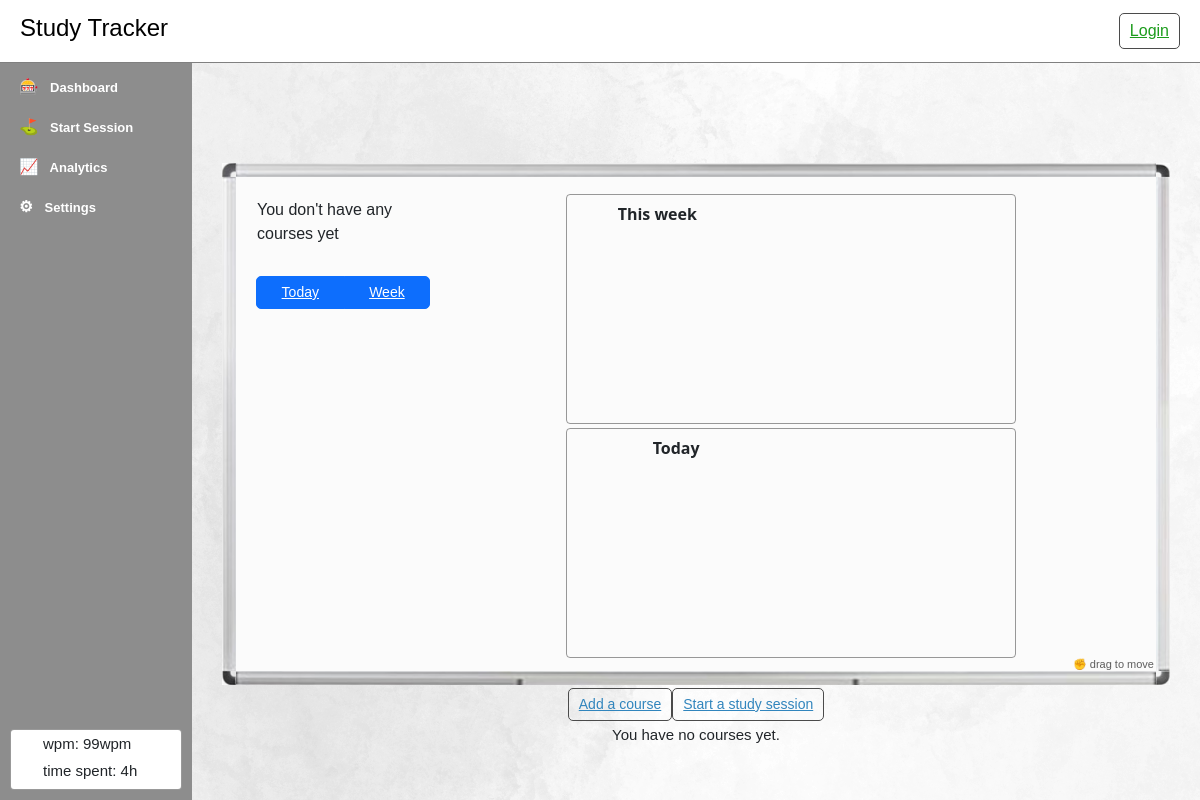
Before: /courses/ with the older database file.
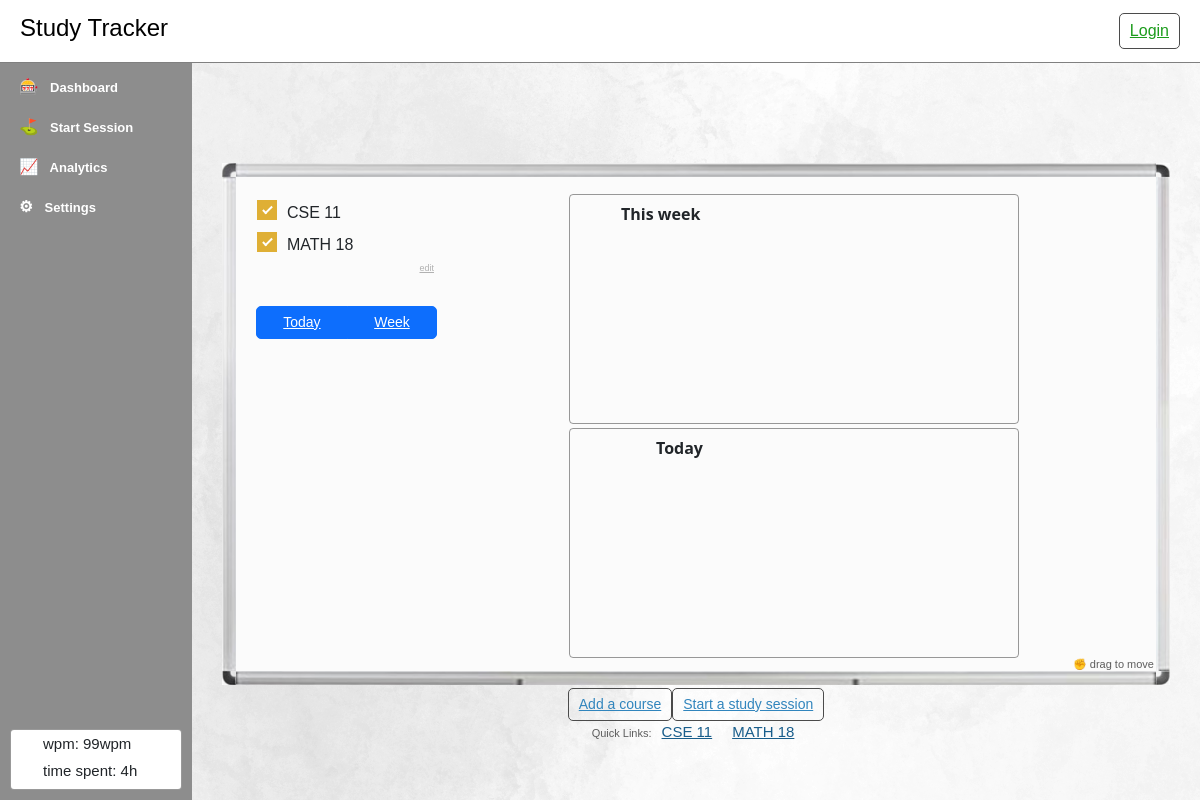
After: the same page with the newer database file.
### courses/models.py (models this page shows, shortened)
class Course(models.Model):
    course_name = models.CharField(max_length= 200)
    date_added = models.DateTimeField('Date added')

### courses/views.py (the view)
# urls.py: path('', views.index, name='index'),
def index(request):
    courses = Course.objects.all()
    context = {'courses': courses}
    return render(request, 'courses/index.html', context=context)

### courses/templates/courses/index.html (shortened to what this page needs)
{% extends 'base.html' %}
{% load static %}
{% block content %}
{% include 'partials/_sidebar.html' %}
<div style="flex-grow: 20; overflow-x: hidden; position: relative;">
<div style="position: absolute; width: 100%; height: 100%; padding: 0px 30px;">
    <div class="" id="whiteboard" style="display: grid; grid-template-columns: 14px auto 14px; grid-template-rows: 14px auto 14px; width: 100%; margin-top: 100px;">
        {% include 'partials/_preWhiteboard.html' %}
            <div style="padding: 13px; grid-column: 2; grid-row: 2; background: #fbfbfb; display: flex; flex-direction: row; position: relative;">
                <div style="display: flex; flex-wrap: wrap; flex-direction: column; padding: 8px;">
                    {% if courses %}
                        <ul class="control-group" style="width: 180px; list-style-type: none; padding-left: 0px; margin: 0px;">
                            {% for c in courses %}
                                <label class="control control-checkbox">
                                    {{ c.course_name }}
                                    <div class="control_indicator"></div>
                                </label>
                            {% endfor %}
                        </ul>
                        <a style="margin: 0px; padding-right: 3px;" class="remarks" href="{% url 'courses:list' %}">edit</a>
                    {% else %}
                        <label>You don't have any courses yet</label>
                    {% endif %}
                    <div class="btn-group" role="group" style="margin-top: 30px;">
                        <label class="btn btn-outline-primary btn-sm" for="btnTodayGraph">Today</label>
                        <label class="btn btn-outline-primary btn-sm" for="btnWeekGraph">Week</label>
                    </div>
                </div>
                <div style="display: flex; justify-content: space-around; flex-grow: 3; flex-wrap: wrap;">
                    <div class="box dashboard-graphWeek" id="graphWeek" style="padding: 10px 16px 0px 0px; display: flex; flex-direction: column; max-height: 250px; max-width: 800px; min-width: 450px; width: 47%; height: 230px; margin-top: 4px;">
                        <h6 class="no-margin center" style="position: absolute; padding-left: 51px;">This week</h6>
                        <div id="weekChart" style="height: 100%;"></div>
                    </div>
                    <div class="box dashboard-graphToday" id="graphToday" style="padding: 10px 16px 0px 0px; display: flex; flex-direction: column; max-height: 250px; max-width: 800px; min-width: 450px; width: 47%; height: 230px; margin-top: 4px;">
                        <h6 class="no-margin center" style="position: absolute; padding-left: 86px;">Today</h6>
                        <div id="timeSpent" style="height: 100%;"></div>
                    </div>
                </div>
                <div class="hover-grab" id="moveWhiteboard" style="position: absolute; bottom: -4px; right: 2px;"><p class="sub">✊ drag to move</p></div>
            </div>
        {% include 'partials/_postWhiteboard.html' %}
    </div>
    <div style="display: flex; width: 100%; justify-content: center; align-items: baseline; margin-top: 3px;">
        <a class="btn btn-sm" href="{% url 'courses:add_course' %}">Add a course</a>
        <a class="btn btn-sm" href="{% url 'courses:start_study_session' %}">Start a study session</a>
    </div>
    <div style="display: flex; width: 100%; justify-content: center; align-items: baseline;">
        {% if courses %}
            <p class="sub">Quick Links:</p>
            {% for c in courses %}
                <a style="margin: 0px 10px;" href="/courses/{{ c.id }}/">{{ c.course_name }}</a>
            {% endfor %}
        {% else %}
            <p>You have no courses yet.</p>
        {% endif %}
    </div>
</div>
</div>
{% endblock %}

### courses/templates/base.html (shortened to what this page needs)
{% load static %}
<!DOCTYPE html>
<html lang="en">
<head>
    <link href="https://cdn.jsdelivr.net/npm/bootstrap@5.1.3/dist/css/bootstrap.min.css" rel="stylesheet">
    <link rel="stylesheet" type="text/css" href="{% static 'css/header.css' %}">
    <link rel="stylesheet" type="text/css" href="{% static 'css/footer.css' %}">
    <link rel="stylesheet" type="text/css" href="{% static 'css/index.css' %}">
    <link rel="stylesheet" type="text/css" href="{% static 'css/billboard.css' %}">
    <link rel="stylesheet" type="text/css" href="{% static 'css/main.css' %}">
</head>
{% include 'partials/_navbar.html' %}
<body style="margin: 0px; ">
    <div style="display: flex; flex-direction: row; position: relative;">
        {% block content %}{% endblock %}
    </div>
</body>

### courses/templates/partials/_navbar.html (shortened to what this page needs)
<nav style="border-bottom: 1px solid grey; display: flex; height: 63px; width: 100vw; box-sizing: border-box; padding: 0px 20px; background: white; align-items: center; justify-content: center;">
    <h3 class="tempLogo"><a href="{% url 'courses:index' %}" style="color: black; text-decoration: none;">Study Tracker</a></h3>
    <button class="btn btn-green">Login</button>
</nav>

### courses/templates/partials/_sidebar.html (shortened to what this page needs)
{% load static %}
<div style="display: flex; flex-direction: column; width: 192px; height: calc(100vh - 63px); background: rgb(141, 141 ,141);">
    <a class="sideBarLink" href="{% url 'courses:index' %}"><span class="icon-emoji">🎰</span> Dashboard</a>
    <a class="sideBarLink" href="{% url 'courses:start_study_session' %}"><span class="icon-emoji">⛳</span> Start Session</a>
    <a class="sideBarLink"><span class="icon-emoji">📈</span> Analytics</a>
    <a class="sideBarLink"><span class="icon-emoji">⚙</span> Settings</a>
    <div style="flex-grow: 3;"></div>
    <div class="box" style="background: white; margin: 10px;">
        <ul style="list-style-type: none;">
            <li>wpm: 99wpm</li>
            <li>time spent: 4h</li>
        </ul>
    </div>
</div>

### courses/templates/partials/_preWhiteboard.html
{% load static %}
<div style="background: url({% static 'src/whiteboard/top left.png' %}); grid-column: 1; grid-row: 1; background-size: 100% 100%;"></div>
<div style="background: url({% static 'src/whiteboard/top.png' %}); grid-column: 2; grid-row: 1; background-size: 100% 100%;"></div>
<div style="background: url({% static 'src/whiteboard/top right.png' %}); grid-column: 3; grid-row: 1; background-size: 100% 100%;"></div>
<div style="background: url({% static 'src/whiteboard/left.png' %}); grid-column: 1; grid-row: 2; background-size: 100% 100%;"></div>

### courses/templates/partials/_postWhiteboard.html
{% load static %}
<div style="background: url({% static 'src/whiteboard/right.png' %}); grid-column: 3; grid-row: 2; background-size: 100% 100%;"></div>
<div style="background: url({% static 'src/whiteboard/bottom left.png' %}); grid-column: 1; grid-row: 3; background-size: 100% 100%;"></div>
<div style="background: url({% static 'src/whiteboard/bottom.png' %}); grid-column: 2; grid-row: 3; background-size: 100% 100%;"></div>
<div style="background: url({% static 'src/whiteboard/bottom right.png' %}); grid-column: 3; grid-row: 3; background-size: 100% 100%;"></div>

### courses/static/css/header.css (style rules this page uses)
* { font-family: sans-serif; }
.tempLogo { display: inline-block; font-weight: 500; font-size: 24px; margin: 0px; margin-bottom: 6px; text-align: left; }
a, .btn { color: rgb(49, 133, 189); }
a, .btn:hover { color: rgb(38, 111, 160); }
a, .btn:focus { color: rgb(23, 93, 139); }
a, .btn :visited { color: rgb(24, 93, 139); }
.btn { padding: 5px 10px; border: 1px rgb(75, 75, 75) solid; border-radius: 5px; text-decoration: underline; background: transparent; }
.btn-green { color: rgb(28, 156, 28); }

### courses/static/css/index.css (style rules this page uses)
.sideBarLink { width: 100%; height: 40px; padding: 12px 17px; box-sizing: border-box; color: white; font-size: 13px; font-weight: bold; border-bottom: 0px solid white; cursor: pointer; transition: all 80ms; text-decoration: none; }
.control { font-family: arial; display: block; position: relative; padding-left: 30px; margin-bottom: 5px; padding-top: 3px; cursor: pointer; font-size: 16px; }
.control_indicator { position: absolute; top: 2px; left: 0; height: 20px; width: 20px; background: #e6e6e6; border: 0px solid #000000; border-radius: 0px; }
.control input:checked ~ .control_indicator { background: #dfaf35; }
.control_indicator:after { box-sizing: unset; content: ''; position: absolute; display: none; }
.control input:checked ~ .control_indicator:after { display: block; }
.control-checkbox .control_indicator:after { left: 8px; top: 4px; width: 3px; height: 8px; border: solid #ffffff; border-width: 0 2px 2px 0; transform: rotate(45deg); }
.control-checkbox .control_indicator::before { content: ''; display: block; position: absolute; left: 0; top: 0; width: 4.5rem; height: 4.5rem; margin-left: -1.3rem; margin-top: -1.3rem; background: #ebed53; border-radius: 3rem; opacity: 0.6; z-index: 99999; transform: scale(0); }
.control-checkbox input + .control_indicator::before { animation: s-ripple 250ms ease-out; }
.control-checkbox input:checked + .control_indicator::before { animation-name: s-ripple-dup; }

### courses/static/css/main.css (style rules this page uses)
.box { border: 0.5px solid rgba(78, 78, 78, 0.575); border-radius: 4px; display: flex; flex-direction: column; height: fit-content; }
.remarks { text-align: right; font-size: 9px; font-family:Verdana, Geneva, Tahoma, sans-serif; color: #b1b1b1; }
a.remarks { display: block; text-align: right; }
ul { list-style-position: inside; }
ul li::marker { margin-right: 6px; }
.icon-emoji { font-size: larger; padding: 0px 8px 0px 2px; }
.no-margin { margin: 0px !important; }
.center { display: flex; justify-content: center; align-items: center; }
h1, h2, h3, h4, h5, h6 { margin: 10px 0px; font-family: 'Segoe UI', Tahoma, Geneva, Verdana, sans-serif; font-weight: 550; }
p, ol, ul { margin: 3px 0px; font-size: 15px; }
li { margin-bottom: 4px; }
p.sub, li.sub, span.sub { font-size: 11px; font-family:Verdana, Geneva, Tahoma, sans-serif; color: #5d5d5d; padding-left: 4px; }
div > a { font-size: 15px; }
body { font-family: sans-serif; margin: 0px; }
.center { text-align: center; justify-content: center; align-items: center; }
a { font-size: inherit; }

Changed rows visible on the page:
added Course: course_name "CSE 11"
added Course: course_name "MATH 18"
Other visible differences:
text no longer shown: "You don't have any courses yet You have no courses yet."
text now shown: "edit Quick Links:"
